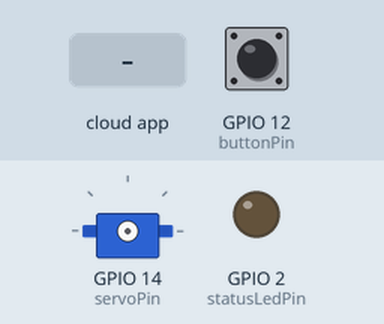
Simulated run of this sketch. Board: ESP8266 (NodeMCU). On the bench: servo, output pins drawn as LEDs (lit = HIGH). Inputs (shaded band) come from the test bench; at power-on: GPIO 12 (buttonPin) HIGH. WiFi joins after 1.5 s; servers stay silent unless stated.

Above: at 3.2 s.
3.3 s: GPIO 12 (buttonPin) pulled LOW for 0.15 s
6.4 s: the phone or cloud app sets eee to 1
At 7.2 s:
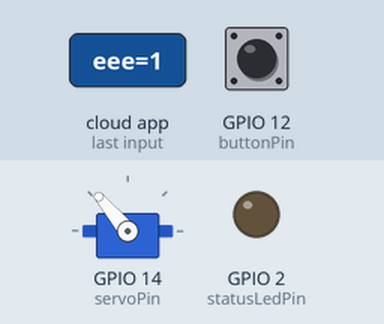
At 8.4 s:
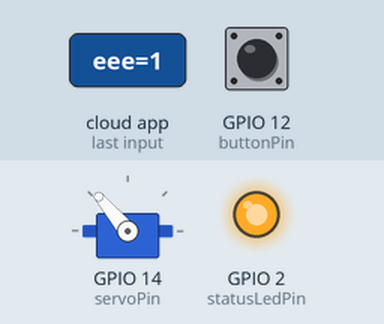
9.4 s: the phone or cloud app sets eee to 0
At 9.8 s:
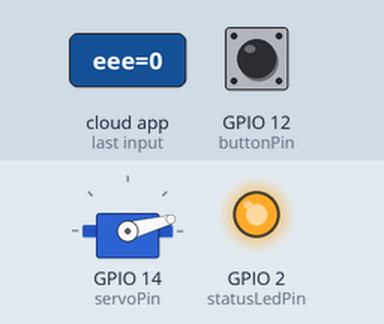
Timing chart, 0 to 18.4 s (numbered marks = the images above; inputs shaded):
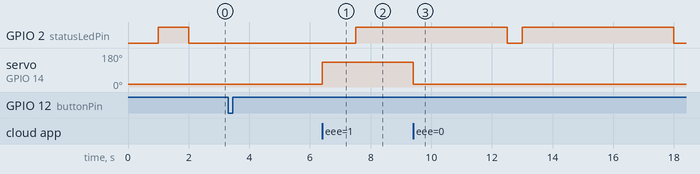

Measured:
- after the input at 6.4 s, servo on GPIO 14 (servoPin): 15° → 130° at once
- after the input at 9.4 s, servo on GPIO 14 (servoPin): 130° → 15° at once

The sketch:

door-lock-code.ino
```cpp
#include <ESP8266WiFi.h>
#include <SinricPro.h>
#include <SinricProLock.h>
#include <SinricProSwitch.h>
#include <Servo.h>

// wifi details
const char* ssid = "eee";
const char* password = "eee";
// sinric pro device details.
#define APP_KEY "eee"
#define APP_SECRET "eee"
#define DEVICE_ID "eee"

const int buttonPin = 12; // GPIO pin connected to the button (D6). Other wire of btn is to gnd
int statusLedPin = 2; // uses onboard LED to show wifi status
Servo servoMotor;  // Create servo object to control a servo
int servoPin = 14; // GPIO pin connected to the servo (D5)
int buttonState = 0; // Variable for reading the pushbutton status
int lastButtonState = HIGH;  // Previous state of the button
unsigned long lastDebounceTime = 0;  // The last time the output pin was toggled
unsigned long debounceDelay = 50;

unsigned long previousMillis = 0; // Store the last time LED was updated
const long ledOnInterval = 500; // LED on interval (1 second)
const long ledOffInterval = 5000; // LED off interval (5 seconds)
bool ledState = LOW; // Track the current state of the LED
const long reconnectInterval = 10000; // Reconnect interval when trying to reconnect (10 seconds)
unsigned long lastReconnectAttempt = 0;
bool lockState = false;

bool onPowerState(const String &deviceId, bool &state) {
  if (deviceId == DEVICE_ID) {
    if (state) {
      servoMotor.attach(servoPin);
      servoMotor.write(130); // Move servo to 130 degrees to unlock (adjust as needed)
      lockState = state;
      delay(500); // Wait for the servo to reach the position
      servoMotor.detach();
    } else {
      servoMotor.attach(servoPin);
      servoMotor.write(15); // Move servo to 10 degrees to lock (adjust as needed)
      lockState = state;
      delay(500); // Wait for the servo to reach the position
      servoMotor.detach();
    }
  }
  return true;
}

void onWiFiDisconnect(const WiFiEventStationModeDisconnected& event) {
  Serial.println("WiFi disconnected, attempting to reconnect...");
  lastReconnectAttempt = millis();
}

void setup() {
  // Serial.begin(115200);
  pinMode(statusLedPin, OUTPUT);
  pinMode(buttonPin, INPUT_PULLUP);

  // Connect to WiFi
  WiFi.mode(WIFI_STA);
  WiFi.begin(ssid, password);

  // Register WiFi event handlers
  WiFi.onStationModeDisconnected(onWiFiDisconnect);

  // Wait for connection
  while (WiFi.status() != WL_CONNECTED) {
    delay(1000);
    // Serial.print(".");
    unsigned long currentMillis = millis();
    if (currentMillis - previousMillis >= reconnectInterval / 10) {
      previousMillis = currentMillis;
      ledState = !ledState; // Toggle the LED state
      digitalWrite(statusLedPin, ledState);
    }
  }

  // Serial.println("");
  // Serial.println("Connected to WiFi");
  // Serial.print("IP address: ");
  // Serial.println(WiFi.localIP());

  // Initialize Sinric Pro
  SinricProSwitch &mySwitch = SinricPro[DEVICE_ID];
  mySwitch.onPowerState(onPowerState);

  SinricPro.begin(APP_KEY, APP_SECRET);
}

void loop() {
    int reading = digitalRead(buttonPin);
    if (reading != lastButtonState) {
      lastDebounceTime = millis();
    }

  //Handling button
  if ((millis() - lastDebounceTime) > debounceDelay) {
    if (reading != buttonState) {
      buttonState = reading;
      if (buttonState == LOW) {
        if (lockState) {
          servoMotor.attach(servoPin);
          servoMotor.write(130); // Move servo to 130 degrees to unlock (adjust as needed)
          lockState = 0;
          delay(500); // Wait for the servo to reach the position
          servoMotor.detach();
        } else {
          servoMotor.attach(servoPin);
          servoMotor.write(15); // Move servo to 10 degrees to lock (adjust as needed)
          lockState = 1;
          delay(500); // Wait for the servo to reach the position
          servoMotor.detach();
        }
      }
    }
  }

  lastButtonState = reading;

  SinricPro.handle();

  int buttonState = digitalRead(buttonPin); // Read current button state

  // Check WiFi connection status
  if (WiFi.status() != WL_CONNECTED) {
    unsigned long currentMillis = millis();
    // Attempt to reconnect if the reconnect interval has passed
    if (currentMillis - lastReconnectAttempt >= reconnectInterval) {
      lastReconnectAttempt = currentMillis;
      // Serial.print("Reconnecting to WiFi...");
      WiFi.begin(ssid, password);
    }

    // Blink the status LED every 1 second while trying to reconnect
    if (currentMillis - previousMillis >= reconnectInterval / 10) {
      previousMillis = currentMillis;
      ledState = !ledState; // Toggle the LED state
      digitalWrite(statusLedPin, ledState);
    }
  } else {
    // Blink the status LED with 1 second ON and 5 seconds OFF
    unsigned long currentMillis = millis();
    if (ledState == LOW && currentMillis - previousMillis >= ledOffInterval) {
      previousMillis = currentMillis;
      ledState = HIGH;
      digitalWrite(statusLedPin, LOW); // Turn the LED on
    } else if (ledState == HIGH && currentMillis - previousMillis >= ledOnInterval) {
      previousMillis = currentMillis;
      ledState = LOW;
      digitalWrite(statusLedPin, HIGH); // Turn the LED off
    }
  }
}
```
